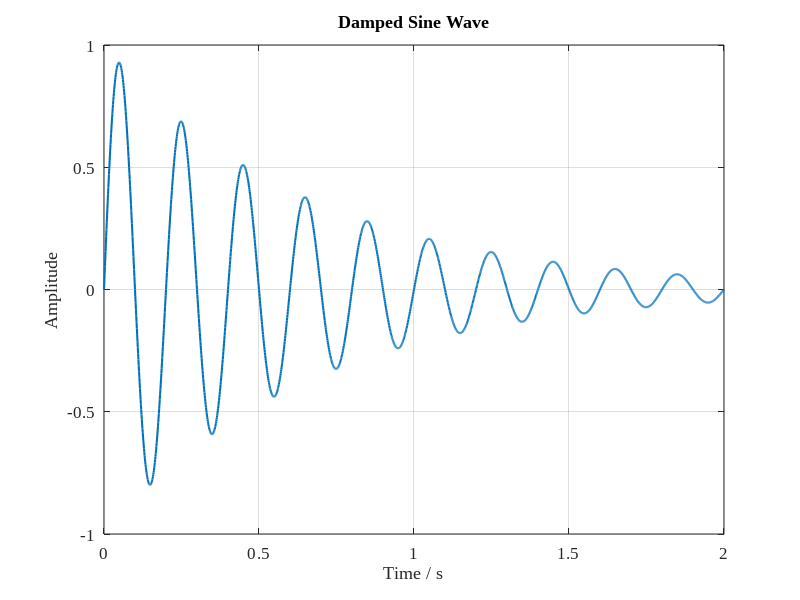

Here is the MATLAB script that generated this plot:
clc; clear; close all;

%% 1. 参数设置
fs = 1000;              % 采样频率 Hz
t = 0:1/fs:2;           % 时间轴 0~2 s
f = 5;                  % 信号频率 Hz

%% 2. 构造衰减正弦信号
A = exp(-1.5*t);        % 指数衰减包络
y = A .* sin(2*pi*f*t); % 衰减正弦波

%% 3. 绘图
figure;
plot(t, y, 'LineWidth', 1.5);
grid on;

xlabel('Time / s');
ylabel('Amplitude');
title('Damped Sine Wave');

set(gca, 'FontName', 'Times New Roman', 'FontSize', 12);

 
